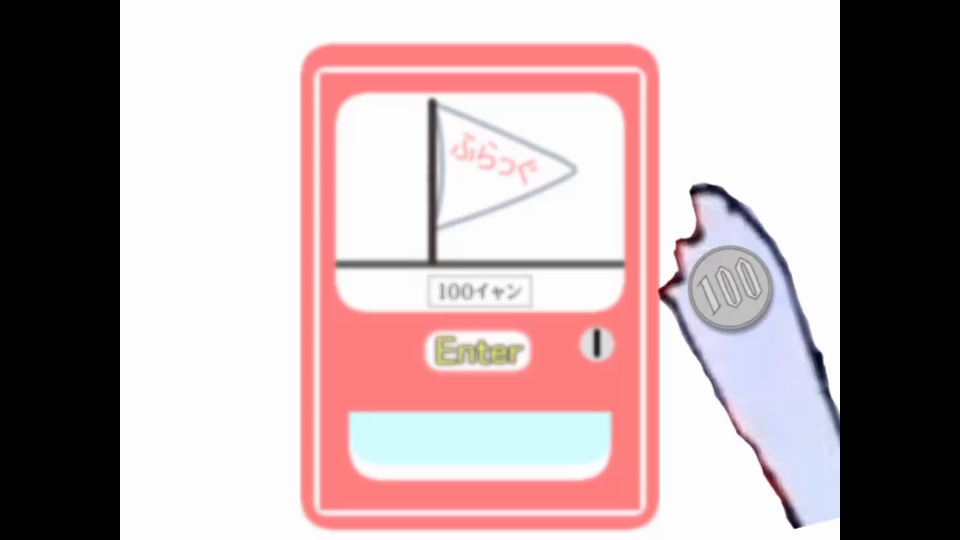
#> input picture frame 24 of MISC/Let's_buy_a_flag!_Easy/Lets_buy_flag_Easy/src/f1/mv1_1.mp4, 1920 x 1080 px (shown at 1/2 size)
$ python Lbaf_Easy.py
#> lines starting #> are read from the running program, lines starting #| are printed output that depends on the picture; pictures that were not available may be replaced by others from this repository, and a replacement may not be noted
import cv2
import os
import threading

f1 = r'./src/f1/mv1_1.mp4'
f2 = r'./src/mv1_2.mp4'
f3 = r'./src/pct1.png'

def play_video(fpath):
#> called with fpath = './src/f1/mv1_1.mp4'
    cap = cv2.VideoCapture(fpath)

    if (cap.isOpened()== False):
        print("ビデオファイルを開くとエラーが発生しました")

    while(cap.isOpened()):
        ret, frame = cap.read()
#> frame is the input picture: shape (1080, 1920, 3); mean B, G, R 165.3, 163.7, 182.2
        if ret == True:

            frame = cv2.resize(frame, dsize=(1280, 720))
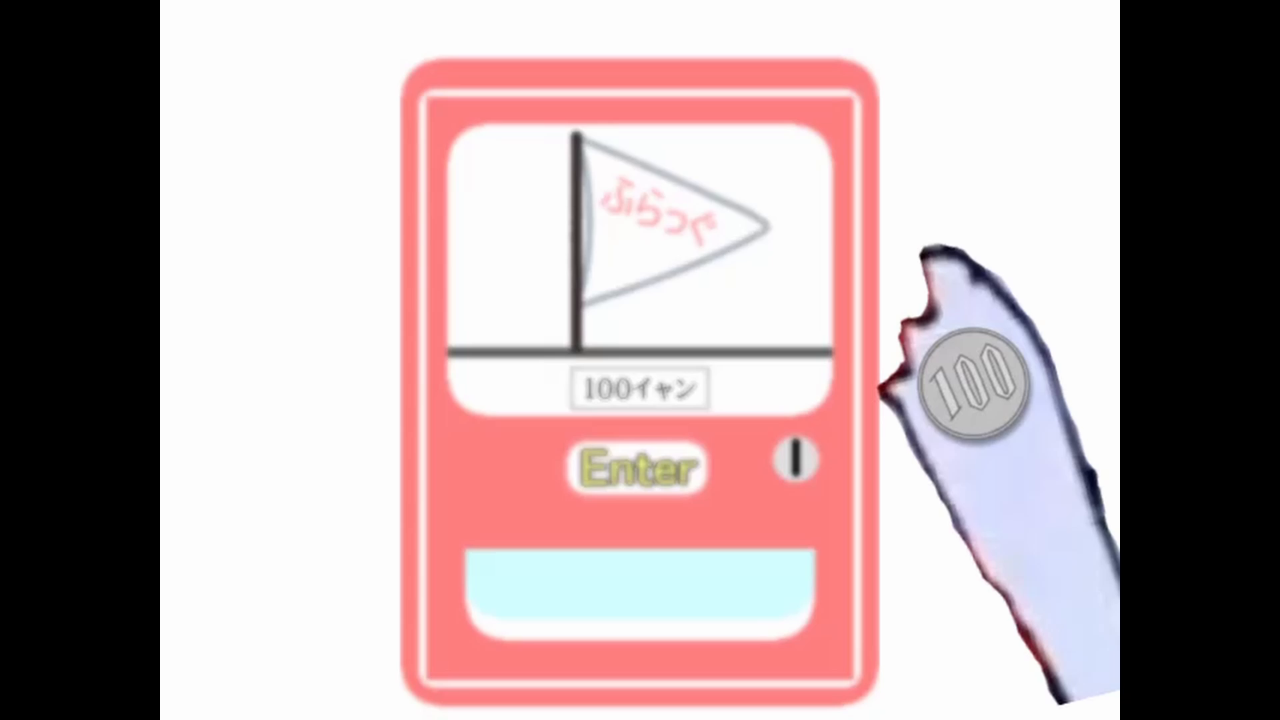
#> frame: shape (720, 1280, 3); mean B, G, R 165.3, 163.7, 182.2
            cv2.imshow("Video", frame)
            cv2.moveWindow("Video", 0, 0)

            if cv2.waitKey(25) & 0xFF == ord('q'):
#> (key q is pressed here)
                break

        else:
            break
    cap.release()
    cv2.destroyWindow('Video')

def print_img(fpath):
#> called with fpath = './src/pct1.png'
    img = cv2.imread(fpath)
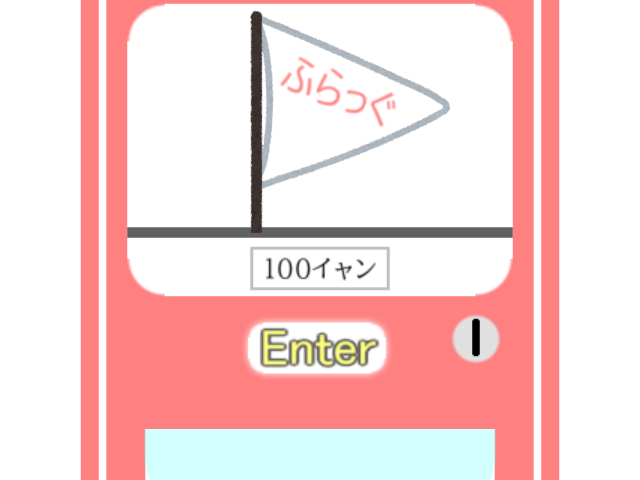
#> input picture MISC/Let's_buy_a_flag!_Easy/Lets_buy_flag_Easy/src/pct1.png, 640 x 480 px
#> img is the input picture: shape (480, 640, 3); mean B, G, R 213.1, 213.5, 246.1
    img = cv2.resize(img,(980,720))
#> img: shape (720, 980, 3)
    cv2.imshow('img', img)
    cv2.moveWindow("img", 0, 0)
    cv2.waitKey()
    cv2.destroyWindow('img')


play_video(f1)
print_img(f3)
play_video(f2)
#> (key Esc is pressed here)

print("\nふらっぐを買うことができたね。\n")
print("ipfctf{B4N4N45_4R3_D311C10U5}\n")

$ run again, starting later in the video
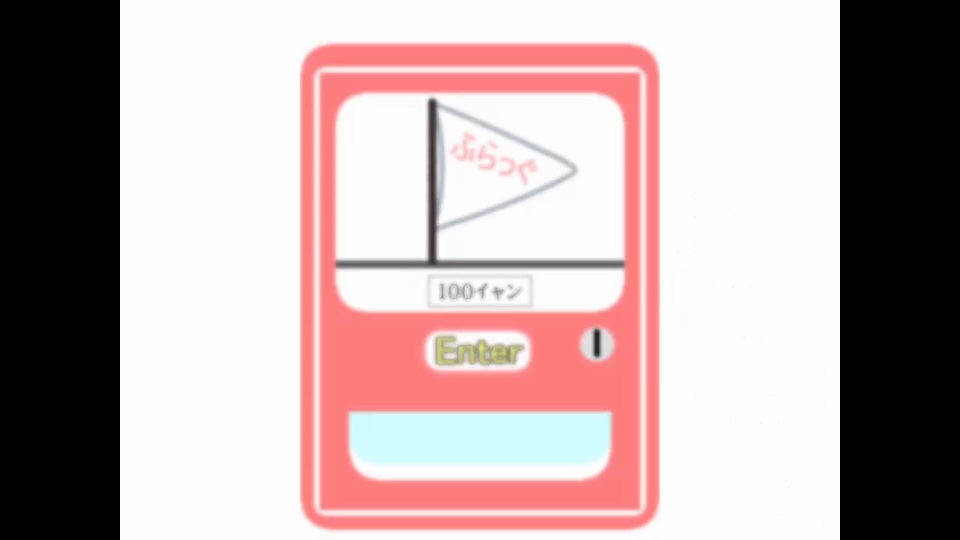
#> input picture frame 108 of MISC/Let's_buy_a_flag!_Easy/Lets_buy_flag_Easy/src/f1/mv1_1.mp4, 1920 x 1080 px (shown at 1/2 size)
#> in play_video, frame is the input picture: shape (1080, 1920, 3); mean B, G, R 168.2, 167.9, 186.4
#> in play_video, `frame = cv2.resize(frame, dsize=(1280, 720))`:
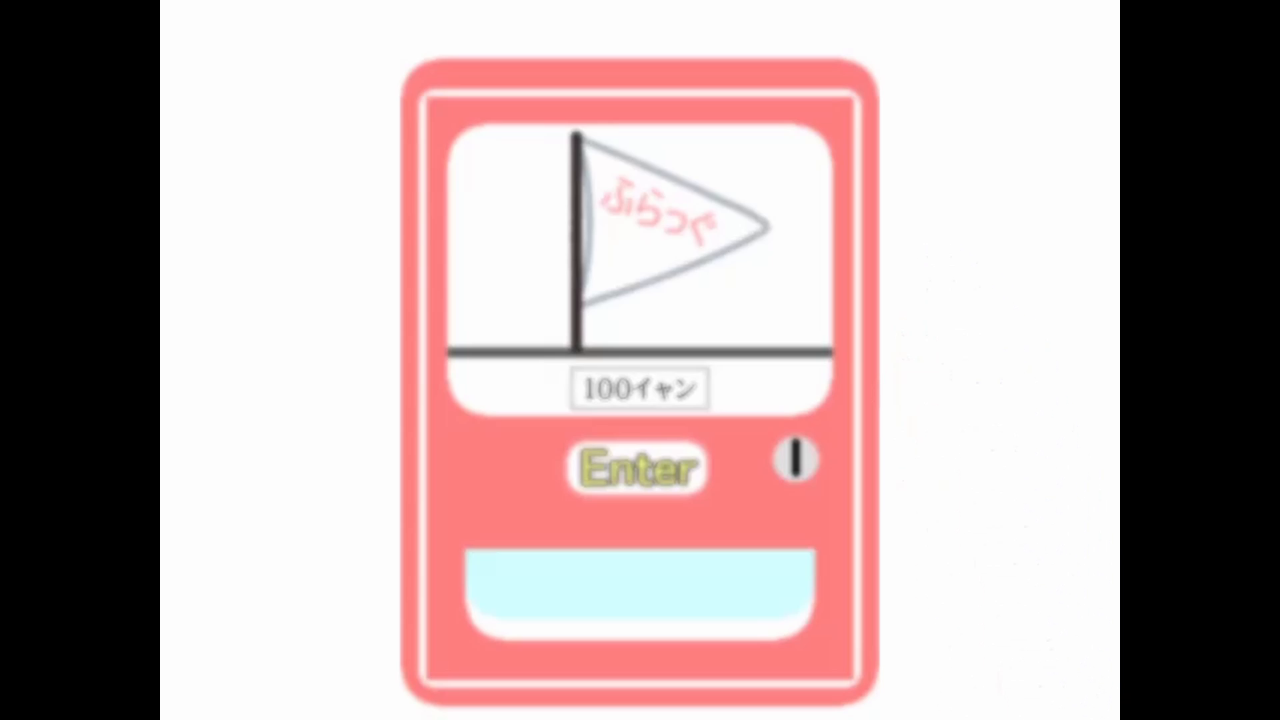
#> frame: shape (720, 1280, 3); mean B, G, R 168.1, 167.9, 186.4
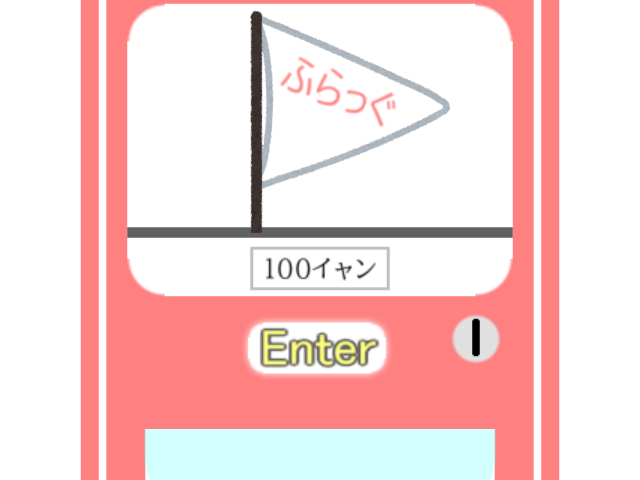
#> input picture MISC/Let's_buy_a_flag!_Easy/Lets_buy_flag_Easy/src/pct1.png, 640 x 480 px
#> in print_img, img is the input picture: shape (480, 640, 3); mean B, G, R 213.1, 213.5, 246.1
#> img: shape (720, 980, 3)

$ run again, starting later in the video
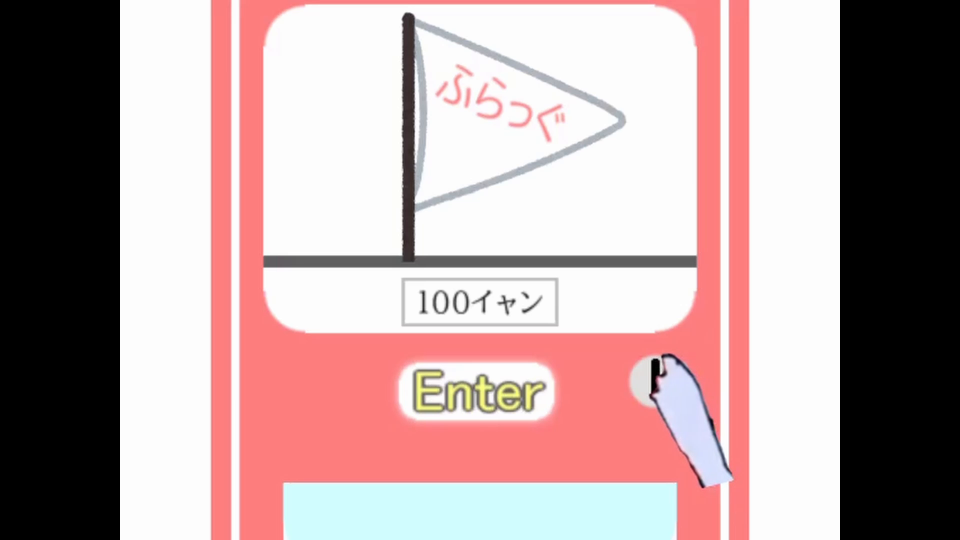
#> input picture frame 192 of MISC/Let's_buy_a_flag!_Easy/Lets_buy_flag_Easy/src/f1/mv1_1.mp4, 1920 x 1080 px (shown at 1/2 size)
#> in play_video, frame is the input picture: shape (1080, 1920, 3); mean B, G, R 159.2, 158.9, 182.4
#> in play_video, `frame = cv2.resize(frame, dsize=(1280, 720))`:
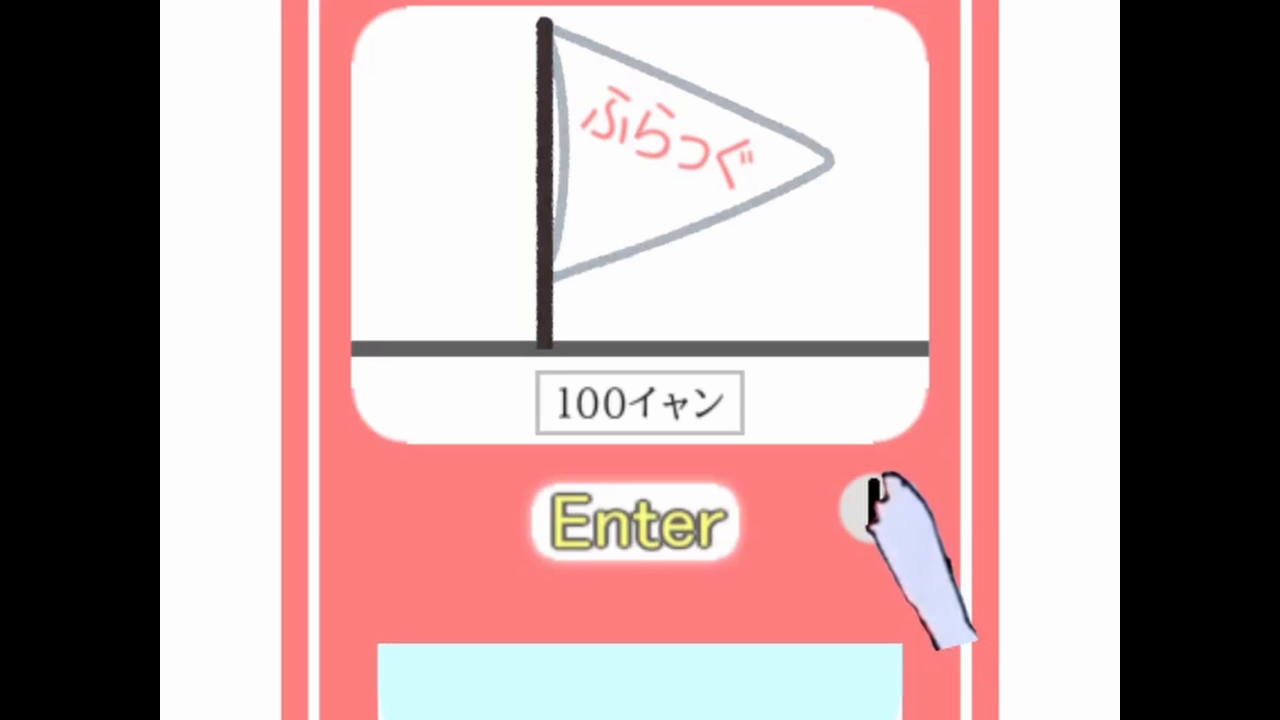
#> frame: shape (720, 1280, 3); mean B, G, R 159.2, 158.9, 182.4
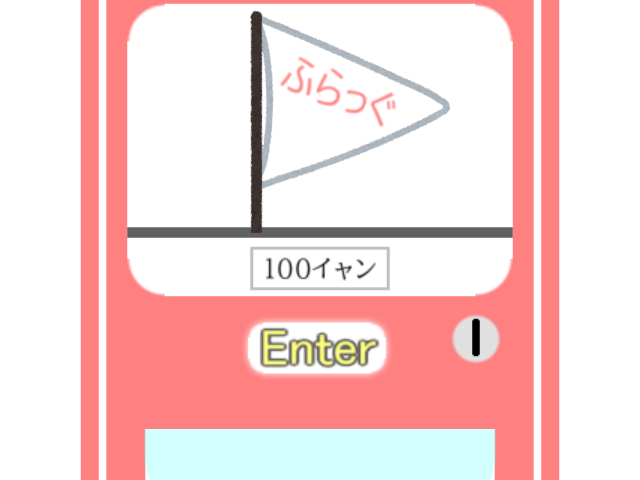
#> input picture MISC/Let's_buy_a_flag!_Easy/Lets_buy_flag_Easy/src/pct1.png, 640 x 480 px
#> in print_img, img is the input picture: shape (480, 640, 3); mean B, G, R 213.1, 213.5, 246.1
#> img: shape (720, 980, 3)
